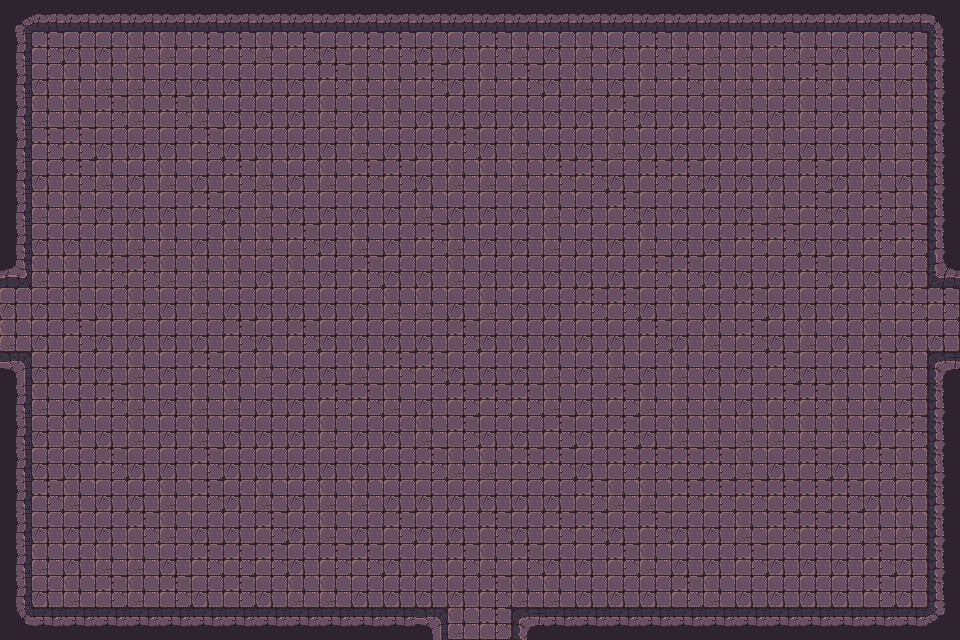

Rendered tile map (Tiled .tmx) drawn with the repository's tilesets; below, a short description and the full map source, tile grids included:
An orthogonal 30x20 tile map with 32x32 px tiles, 1 tile layer (Tile layer 1), 2 tilesets and 57 objects.

<map version="1.10" tiledversion="1.11.2" orientation="orthogonal" renderorder="right-down" width="30" height="20" tilewidth="32" tileheight="32" infinite="0" nextlayerid="3" nextobjectid="1">
    <tileset firstgid="1" name="Town Tileset" tilewidth="32" tileheight="32" tilecount="64" columns="8">
        <image source="../../../tiles/World H Tileset.png" trans="ff00ff" width="256" height="256" />
        <tile id="4">
            <objectgroup draworder="index" id="2">
                <object id="1" x="0" y="0" width="32" height="32" />
            </objectgroup>
        </tile>
        <tile id="5">
            <objectgroup draworder="index" id="2">
                <object id="1" x="0" y="0" width="32" height="32" />
            </objectgroup>
        </tile>
        <tile id="6">
            <objectgroup draworder="index" id="2">
                <object id="1" x="0" y="0" width="32" height="32" />
            </objectgroup>
        </tile>
        <tile id="7">
            <objectgroup draworder="index" id="2">
                <object id="1" x="0" y="0" width="32" height="32" />
            </objectgroup>
        </tile>
        <tile id="8">
            <objectgroup draworder="index" id="2">
                <object id="1" x="0" y="0" width="32" height="32" />
            </objectgroup>
        </tile>
        <tile id="10">
            <objectgroup draworder="index" id="2">
                <object id="1" x="0" y="32" width="32" height="0" />
            </objectgroup>
        </tile>
        <tile id="11">
            <objectgroup draworder="index" id="2">
                <object id="1" x="0" y="32" width="32" height="0" />
                <object id="2" x="32" y="0" width="0" height="32" />
            </objectgroup>
        </tile>
        <tile id="12">
            <objectgroup draworder="index" id="2">
                <object id="1" x="32" y="0" width="0" height="32" />
            </objectgroup>
        </tile>
        <tile id="13">
            <objectgroup draworder="index" id="2">
                <object id="1" x="0" y="32" width="32" height="0" />
                <object id="2" x="0" y="32" width="32" height="0" />
                <object id="3" x="0" y="0" width="0" height="32" />
            </objectgroup>
        </tile>
        <tile id="14">
            <objectgroup draworder="index" id="2">
                <object id="1" x="0" y="0" width="0" height="32" />
            </objectgroup>
        </tile>
        <tile id="16">
            <objectgroup draworder="index" id="2">
                <object id="1" x="0" y="0" width="32" height="32" />
            </objectgroup>
        </tile>
        <tile id="24">
            <objectgroup draworder="index" id="2">
                <object id="1" x="0" y="0" width="32" height="32" />
            </objectgroup>
        </tile>
    </tileset>
    <tileset firstgid="65" name="Dungeon Crawler Tileset" tilewidth="32" tileheight="32" tilecount="100" columns="10">
        <image source="../../../tiles/Dungeon_Tile.png" trans="" width="320" height="320" />
        <tile id="2">
            <objectgroup draworder="index" id="2">
                <object id="1" x="0" y="0" width="32" height="32" />
            </objectgroup>
        </tile>
        <tile id="3">
            <objectgroup draworder="index" id="2">
                <object id="1" x="0" y="0" width="32" height="32" />
            </objectgroup>
        </tile>
        <tile id="4">
            <objectgroup draworder="index" id="2">
                <object id="1" x="0" y="0" width="32" height="32" />
            </objectgroup>
        </tile>
        <tile id="5">
            <objectgroup draworder="index" id="2">
                <object id="1" x="0" y="0" width="32" height="32" />
            </objectgroup>
        </tile>
        <tile id="6">
            <objectgroup draworder="index" id="2">
                <object id="1" x="0" y="0" width="32" height="32" />
            </objectgroup>
        </tile>
        <tile id="8">
            <objectgroup draworder="index" id="2">
                <object id="1" x="0" y="0" width="32" height="32" />
            </objectgroup>
        </tile>
        <tile id="12">
            <objectgroup draworder="index" id="2">
                <object id="1" x="0" y="0" width="32" height="32" />
            </objectgroup>
        </tile>
        <tile id="13">
            <objectgroup draworder="index" id="2">
                <object id="1" x="0" y="0" width="32" height="32" />
            </objectgroup>
        </tile>
        <tile id="14">
            <objectgroup draworder="index" id="2">
                <object id="1" x="0" y="0" width="32" height="32" />
            </objectgroup>
        </tile>
        <tile id="15">
            <objectgroup draworder="index" id="2">
                <object id="1" x="0" y="0" width="32" height="32" />
            </objectgroup>
        </tile>
        <tile id="16">
            <objectgroup draworder="index" id="2">
                <object id="1" x="0" y="0" width="32" height="32" />
            </objectgroup>
        </tile>
        <tile id="18">
            <objectgroup draworder="index" id="2">
                <object id="1" x="0" y="0" width="32" height="32" />
            </objectgroup>
        </tile>
        <tile id="22">
            <objectgroup draworder="index" id="2">
                <object id="1" x="0" y="0" width="32" height="32" />
            </objectgroup>
        </tile>
        <tile id="23">
            <objectgroup draworder="index" id="2">
                <object id="1" x="0" y="0" width="32" height="32" />
            </objectgroup>
        </tile>
        <tile id="24">
            <objectgroup draworder="index" id="2">
                <object id="1" x="0" y="0" width="32" height="32" />
            </objectgroup>
        </tile>
        <tile id="25">
            <objectgroup draworder="index" id="2">
                <object id="1" x="0" y="0" width="32" height="32" />
            </objectgroup>
        </tile>
        <tile id="26">
            <objectgroup draworder="index" id="2">
                <object id="1" x="0" y="0" width="32" height="32" />
            </objectgroup>
        </tile>
        <tile id="28">
            <objectgroup draworder="index" id="2">
                <object id="1" x="0" y="0" width="32" height="32" />
            </objectgroup>
        </tile>
        <tile id="32">
            <objectgroup draworder="index" id="2">
                <object id="1" x="0" y="0" width="32" height="32" />
            </objectgroup>
        </tile>
        <tile id="33">
            <objectgroup draworder="index" id="2">
                <object id="1" x="0" y="0" width="32" height="32" />
            </objectgroup>
        </tile>
        <tile id="34">
            <objectgroup draworder="index" id="2">
                <object id="1" x="0" y="0" width="32" height="32" />
            </objectgroup>
        </tile>
        <tile id="35">
            <objectgroup draworder="index" id="2">
                <object id="1" x="0" y="0" width="32" height="32" />
            </objectgroup>
        </tile>
        <tile id="36">
            <objectgroup draworder="index" id="2">
                <object id="1" x="0" y="0" width="32" height="32" />
            </objectgroup>
        </tile>
        <tile id="38">
            <objectgroup draworder="index" id="2">
                <object id="1" x="0" y="0" width="32" height="32" />
            </objectgroup>
        </tile>
        <tile id="42">
            <objectgroup draworder="index" id="2">
                <object id="1" x="0" y="0" width="32" height="32" />
            </objectgroup>
        </tile>
        <tile id="43">
            <objectgroup draworder="index" id="2">
                <object id="1" x="0" y="0" width="32" height="32" />
            </objectgroup>
        </tile>
        <tile id="44">
            <objectgroup draworder="index" id="2">
                <object id="1" x="0" y="0" width="32" height="32" />
            </objectgroup>
        </tile>
        <tile id="45">
            <objectgroup draworder="index" id="2">
                <object id="1" x="0" y="0" width="32" height="32" />
            </objectgroup>
        </tile>
        <tile id="46">
            <objectgroup draworder="index" id="2">
                <object id="1" x="0" y="0" width="32" height="32" />
            </objectgroup>
        </tile>
        <tile id="48">
            <objectgroup draworder="index" id="2">
                <object id="1" x="0" y="0" width="32" height="32" />
            </objectgroup>
        </tile>
        <tile id="52">
            <objectgroup draworder="index" id="2">
                <object id="1" x="0" y="0" width="32" height="32" />
            </objectgroup>
        </tile>
        <tile id="53">
            <objectgroup draworder="index" id="2">
                <object id="1" x="0" y="0" width="32" height="32" />
            </objectgroup>
        </tile>
        <tile id="54">
            <objectgroup draworder="index" id="2">
                <object id="1" x="0" y="0" width="32" height="32" />
            </objectgroup>
        </tile>
        <tile id="55">
            <objectgroup draworder="index" id="2">
                <object id="1" x="0" y="0" width="32" height="32" />
            </objectgroup>
        </tile>
        <tile id="56">
            <objectgroup draworder="index" id="2">
                <object id="1" x="0" y="0" width="32" height="32" />
            </objectgroup>
        </tile>
        <tile id="58">
            <objectgroup draworder="index" id="2">
                <object id="1" x="0" y="0" width="32" height="32" />
            </objectgroup>
        </tile>
        <tile id="62">
            <objectgroup draworder="index" id="2">
                <object id="1" x="0" y="0" width="32" height="32" />
            </objectgroup>
        </tile>
        <tile id="63">
            <objectgroup draworder="index" id="2">
                <object id="1" x="0" y="0" width="32" height="32" />
            </objectgroup>
        </tile>
        <tile id="64">
            <objectgroup draworder="index" id="2">
                <object id="1" x="0" y="0" width="32" height="32" />
            </objectgroup>
        </tile>
        <tile id="65">
            <objectgroup draworder="index" id="2">
                <object id="1" x="0" y="0" width="32" height="32" />
            </objectgroup>
        </tile>
        <tile id="66">
            <objectgroup draworder="index" id="2">
                <object id="1" x="0" y="0" width="32" height="32" />
            </objectgroup>
        </tile>
        <tile id="68">
            <objectgroup draworder="index" id="2">
                <object id="1" x="0" y="0" width="32" height="32" />
            </objectgroup>
        </tile>
    </tileset>
    <layer id="1" name="Tile layer 1" width="30" height="20">
        <data encoding="csv">
67,68,68,68,68,68,68,68,68,68,68,68,68,68,68,68,68,68,68,68,68,68,68,68,68,68,68,68,68,69,
77,65,75,75,66,66,65,65,66,65,75,65,65,75,75,65,66,75,66,75,65,66,66,66,65,66,75,75,65,79,
77,75,66,66,66,75,75,75,75,75,65,66,66,65,75,66,65,75,66,75,66,65,66,66,66,65,66,75,75,79,
77,66,66,65,66,65,66,75,75,75,66,75,66,75,75,75,75,75,75,65,75,75,75,66,75,66,75,66,66,79,
77,65,65,75,75,75,65,75,75,75,75,66,75,75,65,75,66,75,75,66,75,75,75,75,66,75,75,75,66,79,
77,75,65,66,75,66,75,65,66,75,66,65,65,75,66,66,66,65,65,75,65,65,75,75,75,65,75,66,75,79,
77,66,66,75,75,75,65,75,66,75,75,75,75,66,75,75,75,66,75,65,75,75,75,75,66,65,75,65,66,79,
77,75,75,75,66,66,75,66,66,65,75,66,75,65,66,75,75,66,75,75,66,75,75,65,65,75,75,65,65,79,
103,66,66,65,65,66,66,66,75,66,75,65,75,75,66,75,75,75,75,75,65,65,75,75,75,65,75,75,75,100,
75,75,66,75,66,75,66,75,75,75,75,75,66,66,75,66,75,75,65,65,75,66,75,65,75,75,75,66,65,65,
66,75,65,75,75,75,75,65,75,65,75,75,75,75,65,75,75,75,75,75,65,75,66,65,75,66,75,66,75,75,
73,75,75,75,66,75,65,75,66,75,75,66,65,65,75,75,75,66,75,66,75,66,75,75,65,75,75,65,66,70,
77,66,75,65,66,75,66,66,75,75,65,65,66,75,65,65,65,66,75,65,66,66,66,75,65,65,66,66,75,79,
77,75,66,75,66,75,66,75,75,75,66,75,75,66,65,75,75,65,75,65,75,66,66,66,66,66,66,75,65,79,
77,75,75,65,75,75,65,75,75,75,75,75,75,65,66,66,65,65,75,65,65,65,65,66,75,65,75,65,66,79,
77,65,66,75,75,66,65,75,66,75,66,66,75,75,75,75,75,75,65,66,66,65,65,65,65,65,65,75,75,79,
77,75,75,75,65,66,75,75,65,75,66,75,65,75,75,65,75,65,65,75,65,75,75,66,65,65,65,66,66,79,
77,66,75,66,66,75,65,65,65,75,65,65,75,75,65,66,65,75,75,65,66,75,75,65,75,75,75,65,75,79,
77,75,66,65,66,65,75,65,75,66,66,75,75,75,75,65,66,66,75,75,75,65,66,75,75,75,75,65,75,79,
87,88,88,88,88,88,88,88,88,88,88,88,88,73,66,65,70,88,88,88,88,88,88,88,88,88,88,88,88,89
        </data>
    </layer>
</map>
